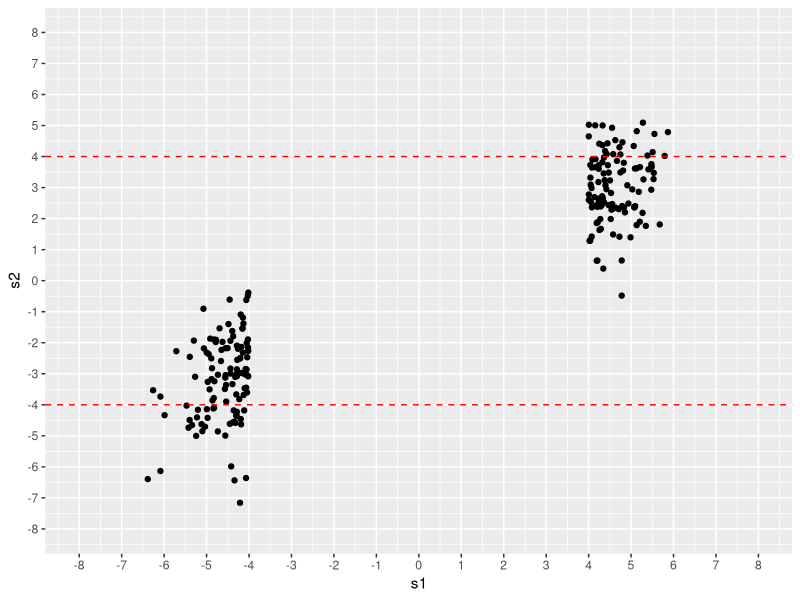
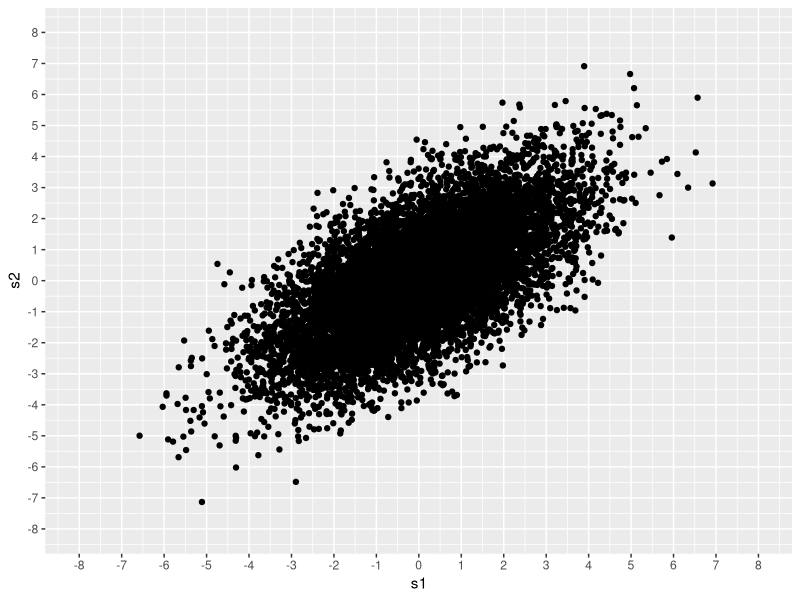
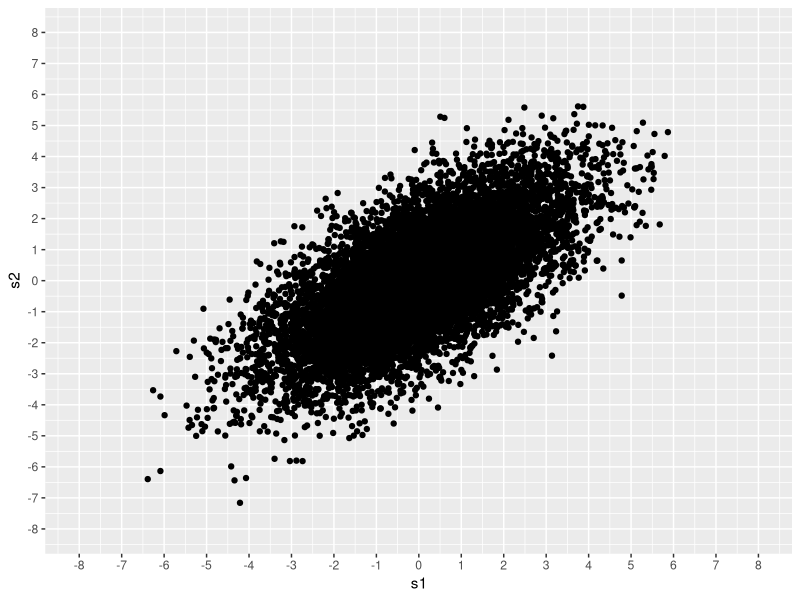
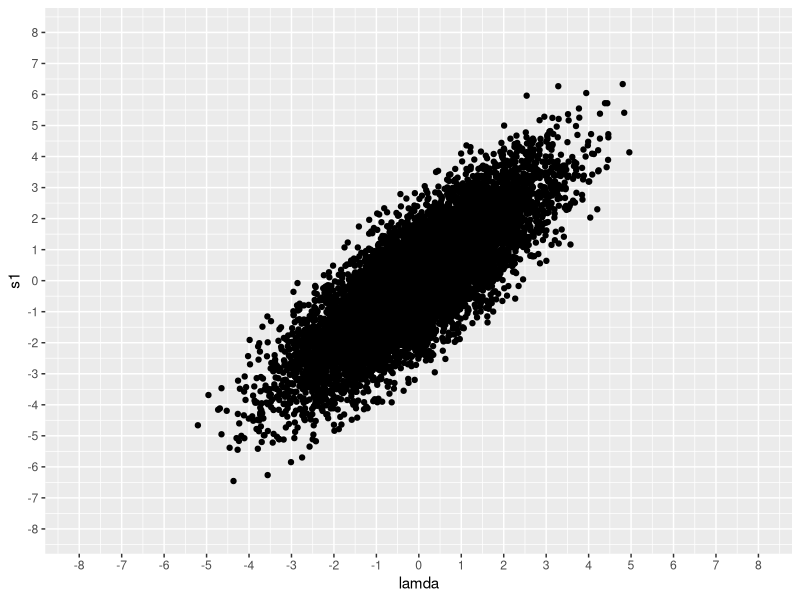

The R script that drew these images, in order:
#plotting s1 VS s2 when s1>4
#dashed red line represents all the points that replicated out of the ones that should've replicated
library(tidyverse)
library(MASS)
library(ggplot2)
library(dplyr)

#pulling lamda from normal distrubtion 
tempSd<-sqrt(2)
N=10000
sampleSize=10000
lamda <- rnorm(n=N, mean=0, sd=tempSd)

results<-matrix(nrow=N, ncol=3)

for(i in 1:N){
  results[i,1] = lamda[i]
  results[i,c(2,3)] <- rnorm(n=2,mean=lamda[i],sd=1)
}

results.data=as.data.frame(results)
colnames(results.data)=c("lamda", "s1", "s2")

s1VSs2_4<-ggplot(data = filter(results.data, s1>4 | s1<(-4)), mapping = aes(x = s1, y = s2)) +
  geom_point()+geom_hline(yintercept=4, linetype="dashed", color = "red")+
  scale_y_continuous(breaks=seq(-8, 8, 1), limits=c(-8,8))+scale_x_continuous(breaks=seq(-8, 8, 1), limits=c(-8, 8))+
  geom_hline(yintercept=-4, linetype="dashed", color = "red")
  
ggsave(filename="s1_s2_replication_4.jpg")


#covariance between s1 and s2 
s1s2_cov<-cov(results.data$s1, y = results.data$s2, use = "everything", method = "pearson")
#the covariance is equal to sigmasqauredg which is variance of lamda

#now we will plot the multivaribale disturbtion with s1 and s2
#covariance matrix 
#[vs1, cs2s2]
#[cs2s2, vs2]
cov_matrix=matrix(data=NA, nrow=2, ncol=2)
cov_matrix[1,1]=3
cov_matrix[1,2]=2
cov_matrix[2,1]=2
cov_matrix[2,2]=3

mean_matrix=matrix(data=NA, nrow=2, ncol=1)
mean_matrix[1,1]=0
mean_matrix[2,1]=0

s1_s2_distribution<-mvrnorm(n=10000, mu=mean_matrix, Sigma = cov_matrix)
dis_frame=as.data.frame(s1_s2_distribution)
colnames(dis_frame)=c("s1", "s2")
mvnrom_plot_ss<-ggplot(data=dis_frame, mapping = aes(x=s1, y=s2))+geom_point()+
  scale_y_continuous(breaks=seq(-8, 8, 1), limits=c(-8,8))+scale_x_continuous(breaks=seq(-8, 8, 1), limits=c(-8, 8))
ggsave(filename="s1_s2_mvnrom.jpg")

s1VSs2<-ggplot(data = filter(results.data), mapping = aes(x = s1, y = s2)) +
  geom_point()+
  scale_y_continuous(breaks=seq(-8, 8, 1), limits=c(-8,8))+scale_x_continuous(breaks=seq(-8, 8, 1), limits=c(-8, 8))

ggsave(filename="s1_s2_sampling.jpg")

#now we will plot the multivaribale disturbtion with lamda and s1
cov_matrix2=matrix(data=NA, nrow=2, ncol=2)
cov_matrix2[1,1]=2
cov_matrix2[1,2]=2
cov_matrix2[2,1]=2
cov_matrix2[2,2]=3

mean_matrix2=matrix(data=NA, nrow=2, ncol=1)
mean_matrix2[1,1]=0
mean_matrix2[2,1]=0

s1_lamda_distribution<-mvrnorm(n=10000, mu=mean_matrix2, Sigma = cov_matrix2)
dis_frame2=as.data.frame(s1_lamda_distribution)
colnames(dis_frame2)=c("lamda", "s1")

mvnrom_plot_ss<-ggplot(data=dis_frame2, mapping = aes(x=lamda, y=s1))+geom_point()+
  scale_y_continuous(breaks=seq(-8, 8, 1), limits=c(-8,8))+scale_x_continuous(breaks=seq(-8, 8, 1), limits=c(-8, 8))
ggsave(filename="s1_lamda_mvnrom.jpg")


#predictions 
#bivirate probabilities / condtional 
var_g=2
sd_g_lamda=sqrt(var_g)
sd_g_s=sqrt(1+var_g)
s1=5.2
cor_lam_S=(var_g)/(sd_g_lamda*sd_g_s)

lamda_pred<-rnorm(n=1, mean=(var_g*s1)/(1+var_g), sd=sqrt(var_g/(1+var_g)))
#tempMean=(sd_g_lamda/sd_g_s)*(cor_lam_S*s1)

s2_pred<-rnorm(n=1, mean=(var_g*s1)/(1+var_g), sd=sqrt((1+var_g)^2-(var_g)^2)/(1+var_g))


